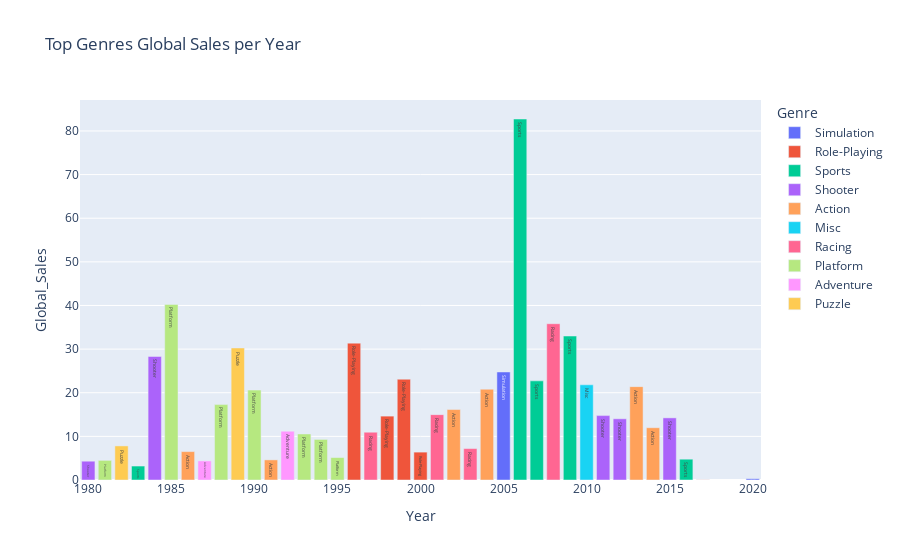

The code cell stored with this chart in its notebook:
### Code cell
fig = px.bar(publisher_genres_all, x=publisher_genres_all.index, y=publisher_genres_all.Global_Sales, color=publisher_genres_all.Genre, 
             title= "Top Genres Global Sales per Year", text="Genre")
fig.update_traces(textposition='inside')
fig.update_layout(uniformtext_minsize=8)

fig.show()

### Figure 1 — Plotly figure (JSON) as saved in the notebook; plotly's stock layout.template omitted (floating-point values rounded to 4 significant figures)
{"data": [{"alignmentgroup": "True", "hovertemplate": "Genre=%{text}<br>Year=%{x}<br>Global_Sales=%{y}<extra></extra>", "legendgroup": "Simulation", "marker": {"color": "#636efa", "pattern": {"shape": ""}}, "name": "Simulation", "offsetgroup": "Simulation", "orientation": "v", "showlegend": true, "text": ["Simulation", "Simulation"], "textposition": "inside", "type": "bar", "x": [2020, 2005], "xaxis": "x", "y": [0.29, 24.76], "yaxis": "y"}, {"alignmentgroup": "True", "hovertemplate": "Genre=%{text}<br>Year=%{x}<br>Global_Sales=%{y}<extra></extra>", "legendgroup": "Role-Playing", "marker": {"color": "#EF553B", "pattern": {"shape": ""}}, "name": "Role-Playing", "offsetgroup": "Role-Playing", "orientation": "v", "showlegend": true, "text": ["Role-Playing", "Role-Playing", "Role-Playing", "Role-Playing", "Role-Playing"], "textposition": "inside", "type": "bar", "x": [2017, 2000, 1999, 1998, 1996], "xaxis": "x", "y": [0.03, 6.39, 23.1, 14.64, 31.37], "yaxis": "y"}, {"alignmentgroup": "True", "hovertemplate": "Genre=%{text}<br>Year=%{x}<br>Global_Sales=%{y}<extra></extra>", "legendgroup": "Sports", "marker": {"color": "#00cc96", "pattern": {"shape": ""}}, "name": "Sports", "offsetgroup": "Sports", "orientation": "v", "showlegend": true, "text": ["Sports", "Sports", "Sports", "Sports", "Sports"], "textposition": "inside", "type": "bar", "x": [2016, 2009, 2007, 2006, 1983], "xaxis": "x", "y": [4.77, 33, 22.72, 82.74, 3.2], "yaxis": "y"}, {"alignmentgroup": "True", "hovertemplate": "Genre=%{text}<br>Year=%{x}<br>Global_Sales=%{y}<extra></extra>", "legendgroup": "Shooter", "marker": {"color": "#ab63fa", "pattern": {"shape": ""}}, "name": "Shooter", "offsetgroup": "Shooter", "orientation": "v", "showlegend": true, "text": ["Shooter", "Shooter", "Shooter", "Shooter", "Shooter"], "textposition": "inside", "type": "bar", "x": [2015, 2012, 2011, 1984, 1980], "xaxis": "x", "y": [14.24, 14.03, 14.76, 28.31, 4.31], "yaxis": "y"}, {"alignmentgroup": "True", "hovertemplate": "Genre=%{text}<br>Year=%{x}<br>Global_Sales=%{y}<extra></extra>", "legendgroup": "Action", "marker": {"color": "#FFA15A", "pattern": {"shape": ""}}, "name": "Action", "offsetgroup": "Action", "orientation": "v", "showlegend": true, "text": ["Action", "Action", "Action", "Action", "Action", "Action"], "textposition": "inside", "type": "bar", "x": [2014, 2013, 2004, 2002, 1991, 1986], "xaxis": "x", "y": [11.98, 21.4, 20.81, 16.15, 4.61, 6.51], "yaxis": "y"}, {"alignmentgroup": "True", "hovertemplate": "Genre=%{text}<br>Year=%{x}<br>Global_Sales=%{y}<extra></extra>", "legendgroup": "Misc", "marker": {"color": "#19d3f3", "pattern": {"shape": ""}}, "name": "Misc", "offsetgroup": "Misc", "orientation": "v", "showlegend": true, "text": ["Misc"], "textposition": "inside", "type": "bar", "x": [2010], "xaxis": "x", "y": [21.82], "yaxis": "y"}, {"alignmentgroup": "True", "hovertemplate": "Genre=%{text}<br>Year=%{x}<br>Global_Sales=%{y}<extra></extra>", "legendgroup": "Racing", "marker": {"color": "#FF6692", "pattern": {"shape": ""}}, "name": "Racing", "offsetgroup": "Racing", "orientation": "v", "showlegend": true, "text": ["Racing", "Racing", "Racing", "Racing"], "textposition": "inside", "type": "bar", "x": [2008, 2003, 2001, 1997], "xaxis": "x", "y": [35.82, 7.2, 14.98, 10.95], "yaxis": "y"}, {"alignmentgroup": "True", "hovertemplate": "Genre=%{text}<br>Year=%{x}<br>Global_Sales=%{y}<extra></extra>", "legendgroup": "Platform", "marker": {"color": "#B6E880", "pattern": {"shape": ""}}, "name": "Platform", "offsetgroup": "Platform", "orientation": "v", "showlegend": true, "text": ["Platform", "Platform", "Platform", "Platform", "Platform", "Platform", "Platform"], "textposition": "inside", "type": "bar", "x": [1995, 1994, 1993, 1990, 1988, 1985, 1981], "xaxis": "x", "y": [5.15, 9.3, 10.55, 20.61, 17.28, 40.24, 4.5], "yaxis": "y"}, {"alignmentgroup": "True", "hovertemplate": "Genre=%{text}<br>Year=%{x}<br>Global_Sales=%{y}<extra></extra>", "legendgroup": "Adventure", "marker": {"color": "#FF97FF", "pattern": {"shape": ""}}, "name": "Adventure", "offsetgroup": "Adventure", "orientation": "v", "showlegend": true, "text": ["Adventure", "Adventure"], "textposition": "inside", "type": "bar", "x": [1992, 1987], "xaxis": "x", "y": [11.18, 4.38], "yaxis": "y"}, {"alignmentgroup": "True", "hovertemplate": "Genre=%{text}<br>Year=%{x}<br>Global_Sales=%{y}<extra></extra>", "legendgroup": "Puzzle", "marker": {"color": "#FECB52", "pattern": {"shape": ""}}, "name": "Puzzle", "offsetgroup": "Puzzle", "orientation": "v", "showlegend": true, "text": ["Puzzle", "Puzzle"], "textposition": "inside", "type": "bar", "x": [1989, 1982], "xaxis": "x", "y": [30.26, 7.81], "yaxis": "y"}], "layout": {"barmode": "relative", "legend": {"title": {"text": "Genre"}, "tracegroupgap": 0}, "title": {"text": "Top Genres Global Sales per Year"}, "uniformtext": {"minsize": 8}, "xaxis": {"anchor": "y", "domain": [0, 1], "title": {"text": "Year"}}, "yaxis": {"anchor": "x", "domain": [0, 1], "title": {"text": "Global_Sales"}}}}
